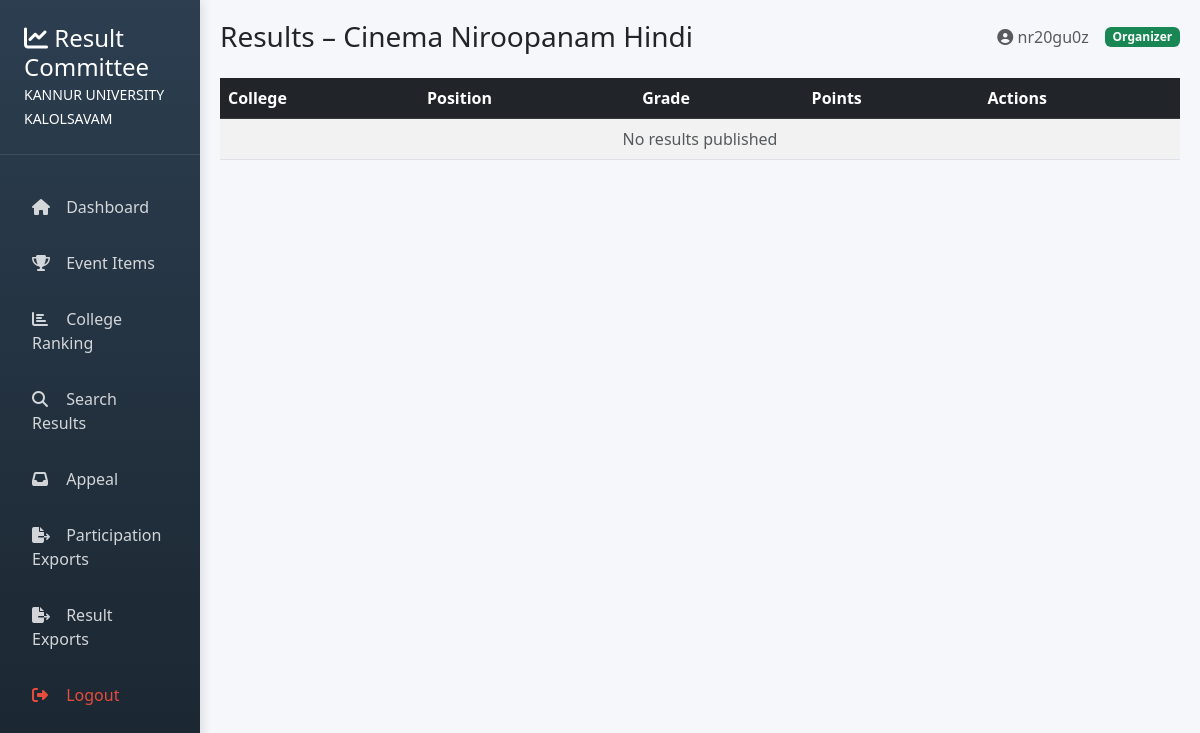
The page /organizer/results/view/24/ (signed in) on the database as committed earlier.
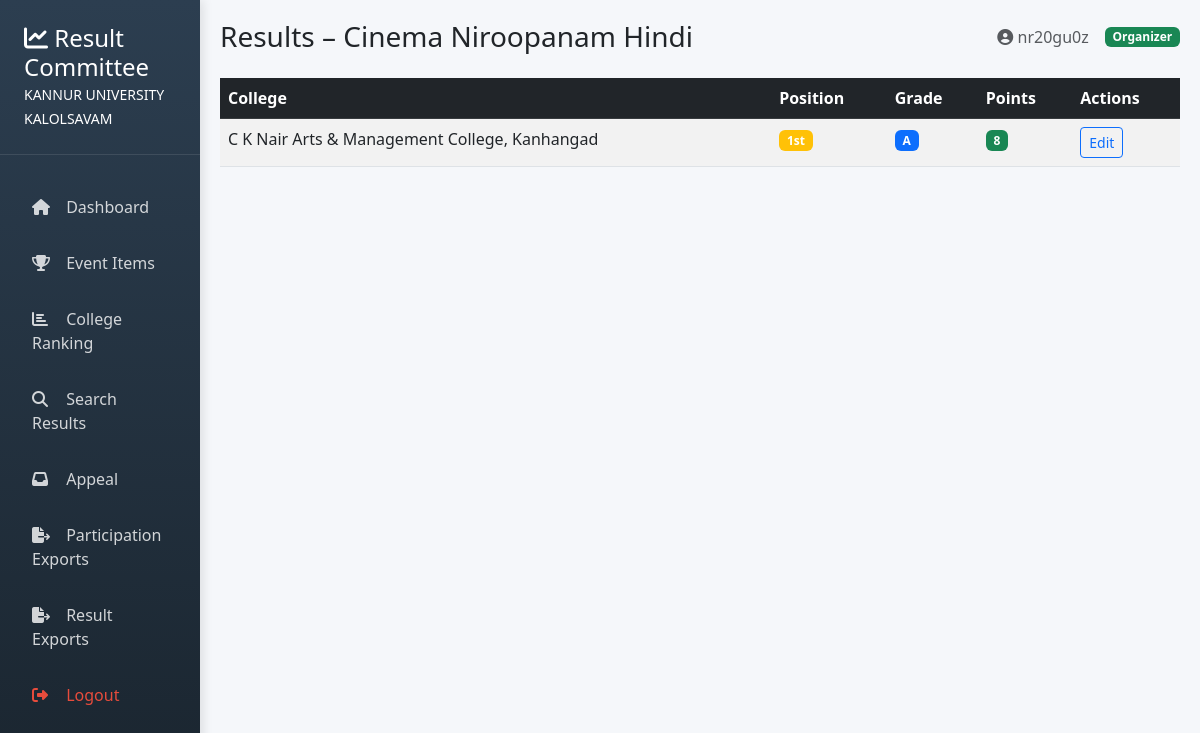
The same page on the database as committed later.
### accounts/models.py (models this page shows, shortened)
class Result(models.Model):
    POSITION_CHOICES = [
        (1, "1st"),
        (2, "2nd"),
        (3, "3rd"),
    ]
    GRADE_CHOICES = [
        ("A", "A"),
        ("B", "B"),
        ("C", "C"),
        ("D", "D"),
        ("E", "E"),
    ]
    item = models.ForeignKey(Item, on_delete=models.CASCADE, related_name="results")
    team = models.ForeignKey(Team, on_delete=models.CASCADE, related_name="results")
    position = models.PositiveSmallIntegerField(choices=POSITION_CHOICES)
    grade = models.CharField(max_length=1, choices=GRADE_CHOICES, default="E")
    points = models.IntegerField(default=0)
    is_deleted = models.BooleanField(default=False)
    created_at = models.DateTimeField(default=now)
    class Meta:
        unique_together = ("item", "team")
        ordering = ["position", "-points"]

class Team(models.Model):
    college = models.ForeignKey(College, on_delete=models.CASCADE)
    item = models.ForeignKey(Item, on_delete=models.CASCADE)
    category = models.CharField(max_length=255)
    students = models.ManyToManyField(Student)
    created_at = models.DateTimeField(auto_now_add=True)

class College(models.Model):
    user = models.ForeignKey(   # 🔥 TEMP: NOT OneToOne
        settings.AUTH_USER_MODEL,
        on_delete=models.CASCADE,
        null=True,
        blank=True,
        related_name="colleges"
    )
    college_name = models.CharField(max_length=255)
    district = models.CharField(max_length=255)

### accounts/views.py (the view)
# urls.py: path("organizer/results/view/<int:item_id>/", views.view_results, name="view_results"),
@never_cache
@login_required
def view_results(request, item_id):
    item = get_object_or_404(Item, id=item_id)
    results = Result.objects.filter(item=item, is_deleted=False).select_related(
        "team__college"
    )
    return render(request, "organizer/view_results.html", {
        "item": item,
        "results": results,
    })

### accounts/context_processors.py (called while the page is built)
def site_settings(request):
    return {
        "setting": SiteSetting.objects.first()
    }

### accounts/templates/organizer/view_results.html
{% extends "organizer/base.html" %}
{% block page_title %}Results – {{ item.name }}{% endblock %}
{% block content %}
<table class="table table-striped">
    <thead class="table-dark">
        <tr>
            <th>College</th>
            <th>Position</th>
            <th>Grade</th>
            <th>Points</th>
            <th>Actions</th>
        </tr>
    </thead>
    <tbody>
        {% for result in results %}
        <tr>
            <td>{{ result.team.college.college_name }}</td>
            <td>
                <span class="badge
                    {% if result.position == 1 %}bg-warning
                    {% elif result.position == 2 %}bg-secondary
                    {% elif result.position == 3 %}bg-info
                    {% else %}bg-light{% endif %}">
                    {{ result.get_position_display }}
                </span>
            </td>
            <td>
                <span class="badge bg-primary">{{ result.grade }}</span>
            </td>
            <td>
                <span class="badge bg-success">{{ result.points }}</span>
            </td>
            <td>
                <a href="{% url 'edit_result' result.id %}" class="btn btn-sm btn-outline-primary">
                    Edit
                </a>
            </td>
        </tr>
        {% empty %}
        <tr>
            <td colspan="5" class="text-center text-muted">
                No results published
            </td>
        </tr>
        {% endfor %}
    </tbody>
</table>
{% endblock %}

Rows that differ between the two databases and show on the page:
added Result: team.college.college_name "C K Nair Arts & Management College, Kanhangad", position "1st", grade "A", points "8"
Other text that changed with them:
text no longer shown: "No results published"
